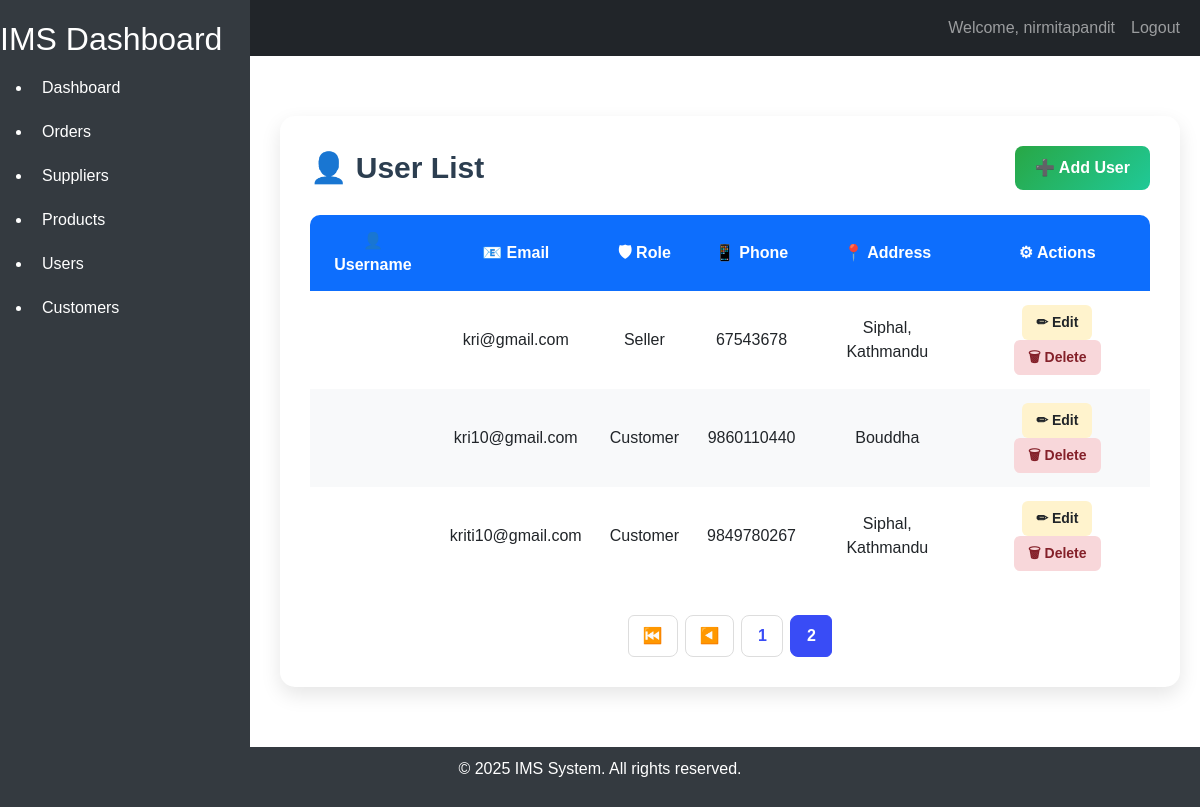
/user/users/?page=2 (signed in), run on an earlier commit of the app's database.
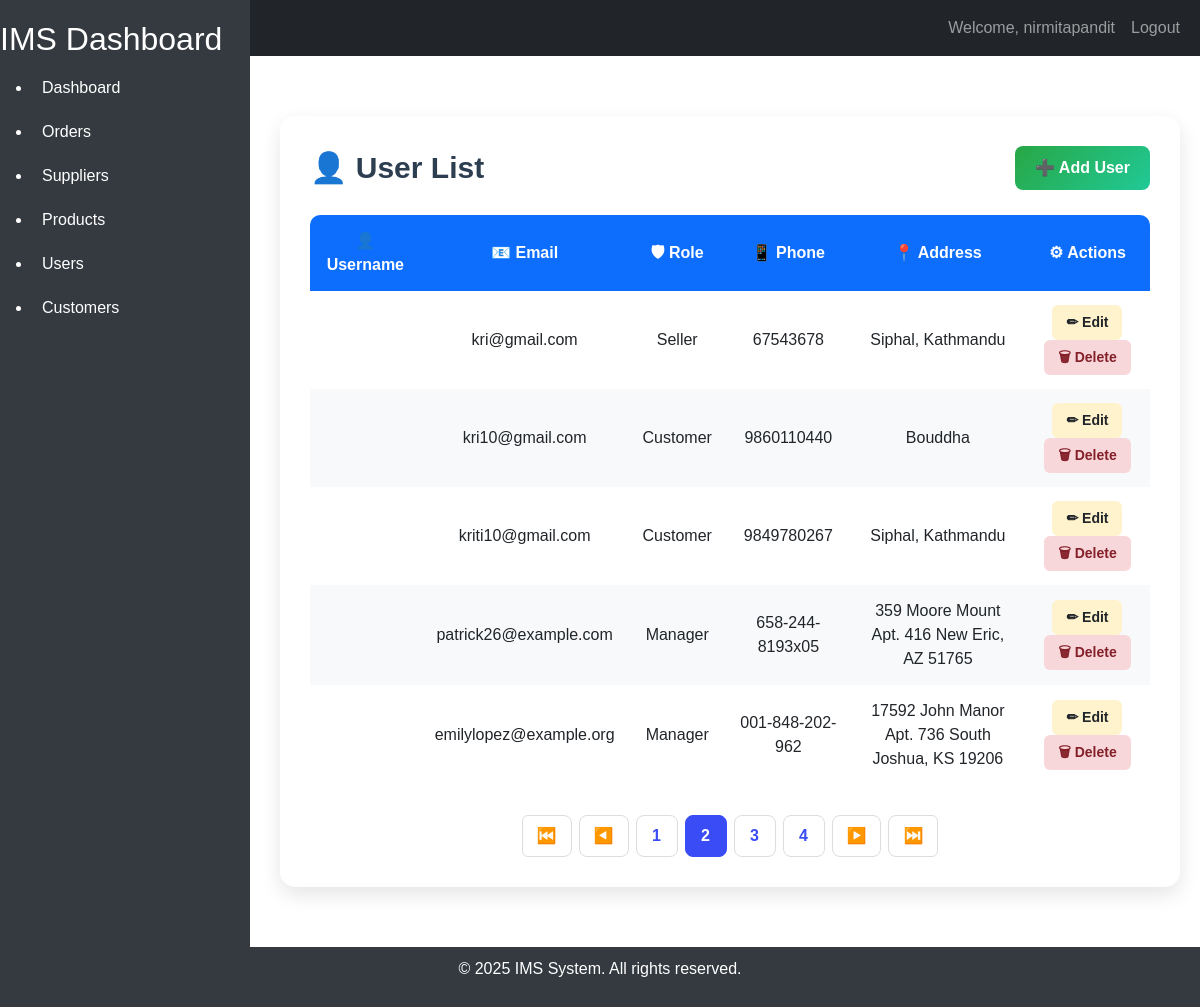
And on a later commit of the database.
### user/models.py (models this page shows, shortened)
class User(models.Model):
    id = models.AutoField(primary_key=True)
    profile_pic = models.ImageField(upload_to='user_images/', blank=True, null=True)
    name = models.CharField(max_length=100)
    email = models.EmailField(unique=True)
    phone = models.CharField(max_length=15, blank=True, null=True)
    password  = models.CharField(max_length=100)
    created_at = models.DateTimeField(auto_now_add=True)
    updated_at = models.DateTimeField(auto_now=True)
    address = models.TextField(blank=True, null=True)
    role = models.ForeignKey(
         Role,
         on_delete=models.SET_NULL,
         null=True,
         blank=True,
         default=None,
    )
    class Meta:
        db_table = 'users'
        verbose_name = 'User'
        verbose_name_plural = 'Users'

class Role(models.Model):
     name = models.CharField(max_length=50, unique=True)
     class Meta:
          db_table = 'roles'
          verbose_name = 'Role'
          verbose_name_plural = 'Roles'
     def __str__(self):
        return self.name

### user/views.py (the view)
# urls.py: path("users/", UserListView.as_view(), name="user-list"),
class UserListView(LoginRequiredMixin, ListView):
    model = User
    template_name = 'user/user_list.html'
    context_object_name = 'users'
    paginate_by = 5

### user/templates/user/user_list.html (shortened to what this page needs)
{% extends "home/base.html" %}
{% block content %}
<div class="user-container">
    <div class="user-header">
        <h2>👤 User List</h2>
        <a href="{% url 'user_create' %}" class="add-btn">
            ➕ Add User
        </a>
    </div>
    <table class="user-table">
        <thead>
            <tr>
                <th>👤 Username</th>
                <th>📧 Email</th>
                <th>🛡 Role</th>
                <th>📱 Phone</th>
                <th>📍 Address</th>
                <th>⚙ Actions</th>
            </tr>
        </thead>
        <tbody>
            {% for user in users %}
            <tr>
                <td>{{ user.username }}</td>
                <td>{{ user.email }}</td>
                <td>{{ user.role }}</td>
                <td>{{ user.phone }}</td>
                <td>{{ user.address }}</td>
                <td>
                    <a href="{% url 'user_update' user.id %}" class="edit-btn">
                        ✏ Edit
                    </a>
                    <a href="{% url 'user_delete' user.id %}" class="delete-btn">
                        🗑 Delete
                    </a>
                </td>
            </tr>
            {% empty %}
            <tr>
                <td colspan="6" class="no-data">
                    No users found.
                </td>
            </tr>
            {% endfor %}
        </tbody>
    </table>
    {% if is_paginated %}
<nav class="pagination-container">
    <ul class="pagination">
        {% if page_obj.has_previous %}
        <li class="page-item">
            <a class="page-link" href="?page=1">⏮️</a>
        </li>
        <li class="page-item">
            <a class="page-link" href="?page={{ page_obj.previous_page_number }}">◀️</a>
        </li>
        {% endif %}
        {% for num in paginator.page_range %}
            {% if page_obj.number == num %}
            <li class="page-item active">
                <span class="page-link">{{ num }}</span>
            </li>
            {% elif num > page_obj.number|add:"-3" and num < page_obj.number|add:"3" %}
            <li class="page-item">
                <a class="page-link" href="?page={{ num }}">{{ num }}</a>
            </li>
            {% endif %}
        {% endfor %}
        {% if page_obj.has_next %}
        <li class="page-item">
            <a class="page-link" href="?page={{ page_obj.next_page_number }}">▶️</a>
        </li>
        <li class="page-item">
            <a class="page-link" href="?page={{ paginator.num_pages }}">⏭️</a>
        </li>
        {% endif %}
    </ul>
</nav>
{% endif %}
</div>
{% endblock %}

What changed in the data, as far as the page shows it:
added User: email "patrick26@example.com", role "Manager", phone "658-244-8193x05", address "359 Moore Mount Apt. 416 New Eric, AZ 51765"
added User: email "emilylopez@example.org", role "Manager", phone "001-848-202-962", address "17592 John Manor Apt. 736 South Joshua, KS 19206"
Also different on the page:
new list line: "3"
new list line: "4"
